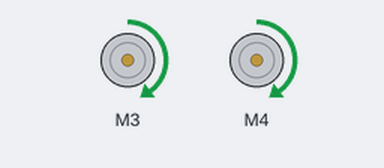
A sketch run on a simulated Arduino Uno, built with avr-gcc and run on an emulated ATmega328P. On the bench: 2 × DC motor (green arrow = forward, orange = backward, longer = faster). What the sketch prints to the serial monitor is not drawn.

Above: at 0.1 s.
Timing chart, 0 to 1.6 s (numbered marks = the images above):
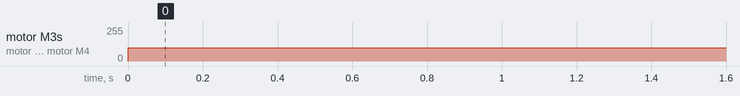

The sketch:

2_Motors_GO.ino
```cpp
/*
This is a test sketch for the Adafruit assembled Motor Shield for Arduino v2
It won't work with v1.x motor shields! Only for the v2's with built in PWM
control
For use with the Adafruit Motor Shield v2
---->  http://www.adafruit.com/products/1438
*/

#include <Adafruit_MotorShield.h>

// Create the motor shield object with the default I2C address
Adafruit_MotorShield AFMS = Adafruit_MotorShield();
// Or, create it with a different I2C address (say for stacking)
// Adafruit_MotorShield AFMS = Adafruit_MotorShield(0x61);

// Select which 'port' M1, M2, M3 or M4. In this case, M3
Adafruit_DCMotor *myMotor = AFMS.getMotor(3);
// You can also make another motor on port M4
Adafruit_DCMotor *myOtherMotor = AFMS.getMotor(4);

void setup() {
  Serial.begin(9600);           // set up Serial library at 9600 bps
  Serial.println("Adafruit Motorshield v2 - DC Motor test!");

  if (!AFMS.begin()) {         // create with the default frequency 1.6KHz
  // if (!AFMS.begin(1000)) {  // OR with a different frequency, say 1KHz
    Serial.println("Could not find Motor Shield. Check wiring.");
    while (1);
  }
  Serial.println("Motor Shield found.");

  // Set the speed to start, from 0 (off) to 255 (max speed)
  myMotor->setSpeed(150);
  myMotor->run(FORWARD);
  // turn on motor
  myMotor->run(RELEASE);

  myOtherMotor->setSpeed(150);
  myOtherMotor->run(FORWARD);
  // turn on motor
  myOtherMotor->run(RELEASE);
}

void loop() {
  int DCspeed = 100;

  myMotor->run(FORWARD);
  myMotor->setSpeed(DCspeed);
  myOtherMotor->run(FORWARD);
  myOtherMotor->setSpeed(DCspeed);
}
```

Measured:
- by itself, motor M3, motor M4: stopped → forward 100/255 at 0.00 s
